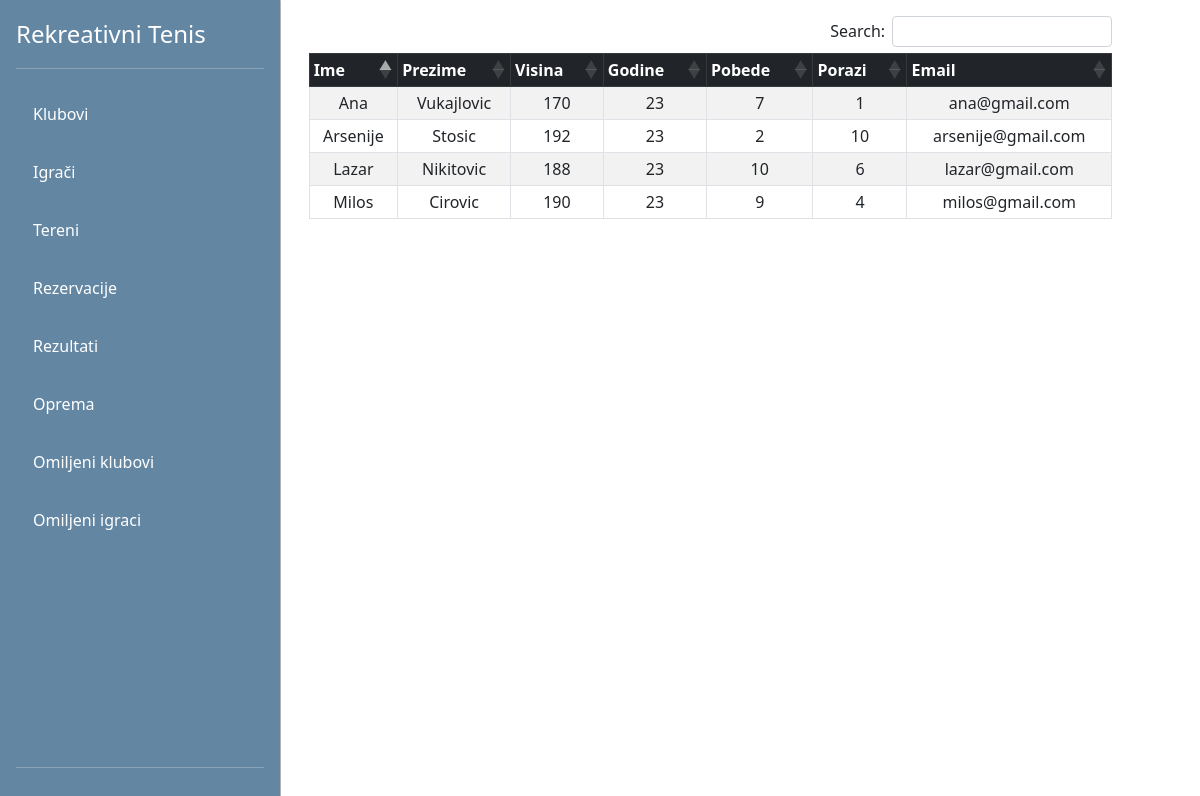
/view-gosti/players.php, run on the app's committed database.
### tables this page shows
CREATE TABLE `korisnici` (
  `id` int(11) NOT NULL,
  `ime` varchar(255) NOT NULL,
  `prezime` varchar(255) NOT NULL,
  `pol` varchar(50) DEFAULT NULL,
  `visina` int(11) DEFAULT NULL,
  `godine` int(11) DEFAULT NULL,
  `pobeda` int(11) DEFAULT NULL,
  `porazi` int(11) DEFAULT NULL,
  `naziv_kluba` varchar(255) DEFAULT NULL,
  `email` varchar(255) NOT NULL,
  `lozinka` varchar(255) NOT NULL,
  `profilna_slika` longblob DEFAULT NULL,
  `id_opreme` int(11) DEFAULT NULL,
  `id_uloge` int(11) NOT NULL
);

### config/DB.php (called while the page is built)
<?php
class DB{
    private static $factory;
    public static function createInstance($config = null)
    {
        $settings['dbname'] = 'rekreativnitenisdb';
        $settings['dbhost'] = '127.0.0.1';
        $settings['dbuser'] = 'root';
        $settings['dbpass'] = '';
        try{
            $dsn = 'mysql:dbname=' . $settings['dbname'] . ';host=' . $settings['dbhost'];
            $pdo = new PDO($dsn, $settings['dbuser'], $settings['dbpass'], array(PDO::MYSQL_ATTR_INIT_COMMAND => "SET NAMES utf8"));
            $pdo->setAttribute(PDO::ATTR_ERRMODE, PDO::ERRMODE_EXCEPTION);
            $pdo->setAttribute(PDO::ATTR_EMULATE_PREPARES, true);
            $pdo->setAttribute(PDO::ATTR_DEFAULT_FETCH_MODE, PDO::FETCH_ASSOC);
            self::$factory[$config] = $pdo;
            return self::$factory[$config];
        }
        catch (PDOException $e) {
            die ('Connection failed: ' . $e->getMessage());
        }
    }
}
?>

### DAO/KorisnikDAO.php (called while the page is built, shortened)
<?php
require_once '../config/DB.php';
class KorisnikDAO
{
    private $db;
    public function __construct()
    {
        $this->db = DB::createInstance();
    }
    public function getAllIgraci()
    {
        $sql = "SELECT k.* FROM korisnici k INNER JOIN uloge u ON k.id_uloge = u.id WHERE u.naziv_uloge='igrac'";
        $statement = $this->db->prepare($sql);
        $statement->execute();
        $res = $statement->fetchAll();
        return $res;
    }
}

### view-gosti/players.php (the view, shortened to what this page needs)
<?php
require_once './partials/navigacija.php';
require_once '../DAO/KorisnikDAO.php';
$korisnikDAO = new KorisnikDAO();
$igraci = $korisnikDAO->getAllIgraci();
?>
<div class="container" style="overflow:scroll;">
    <div class="row">
        <div class="container m-3" style="width: 90%;">
            <table class="table table-bordered  text-center  table-striped  table-sm mt-3" cellspacing="0" style=" margin-left:auto;margin-right:auto" id="dtBasicExample">
                <thead class="table-dark sticky-top bg-white">
                    <tr>
                        <th class="th-sm">Ime</th>
                        <th class="th-sm">Prezime</th>
                        <th class="th-sm">Visina</th>
                        <th class="th-sm">Godine</th>
                        <th class="th-sm">Pobede</th>
                        <th class="th-sm">Porazi</th>
                        <th class="th-sm">Email</th>
                    </tr>
                </thead>
                <tbody>
                    <?php foreach ($igraci as $item) : ?>
                        <tr>
                            <td><?= $item['ime'] ?></td>
                            <td><?= $item['prezime'] ?></td>
                            <td><?= $item['visina'] ?></td>
                            <td><?= $item['godine'] ?></td>
                            <td><?= $item['pobeda'] ?></td>
                            <td><?= $item['porazi'] ?></td>
                            <td><?= $item['email'] ?></td>
                        </tr>
                    <?php endforeach; ?>
                </tbody>
            </table>
        </div>
        <div class="row">
        <div id="carouselExampleControls" class="carousel slide" data-bs-ride="carousel" style="padding-left:25rem">
  <button class="carousel-control-prev" type="button" data-bs-target="#carouselExampleControls" data-bs-slide="prev">
    <span class="carousel-control-prev-icon" aria-hidden="true"></span>
  </button>
  <button class="carousel-control-next" type="button" data-bs-target="#carouselExampleControls" data-bs-slide="next">
    <span class="carousel-control-next-icon" aria-hidden="true"></span>
  </button>
</div>
        </div>
        <?php
        require_once './partials/footer.php';
        ?>

### view-gosti/css/style.css (style rules this page uses)
.container { max-width: 100%; max-height: 100%; }

### data on the page
korisnici: ime "Lazar", prezime "Nikitovic", visina "188", godine "23", pobeda "10", porazi "6", email "lazar@gmail.com"
korisnici: ime "Milos", prezime "Cirovic", visina "190", godine "23", pobeda "9", porazi "4", email "milos@gmail.com"
korisnici: ime "Arsenije", prezime "Stosic", visina "192", godine "23", pobeda "2", porazi "10", email "arsenije@gmail.com"
korisnici: ime "Ana", prezime "Vukajlovic", visina "170", godine "23", pobeda "7", porazi "1", email "ana@gmail.com"
